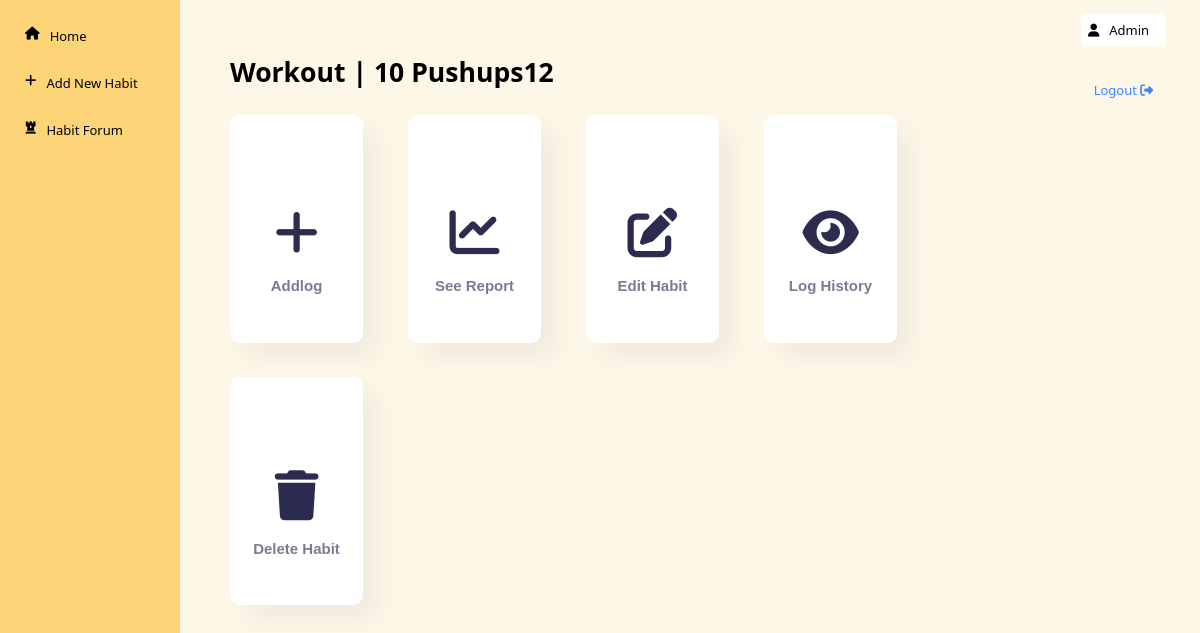
Screenshot of /user/all/1/ (signed in) with the database file from the repository.
### home_app/models.py (models this page shows, shortened)
class Habit(models.Model):
    title = models.CharField(max_length=100,null=False)
    author = models.ForeignKey(Profile, on_delete=models.CASCADE)
    goal = models.IntegerField(default=0,null=False)
    goal_unit = models.CharField(max_length=70,null=False)

### home_app/views.py (the view)
# urls.py: path('all/<int:id>/',views.all_func,name='func'),
def all_func(request,id):
    profile = Profile.objects.get(user=request.user)
    habits = Habit.objects.filter(pk=id)
    coins = Profile.objects.get(user=request.user)
    for habit in habits:
        title = habit
        pass
    context = {'habits':habits,'title':title,'coins':coins}
    return render(request,'home_app/all_func.html',context)

### home_app/templates/home_app/all_func.html (shortened to what this page needs)
{% extends 'home_app/base.html' %}
{% block header %} {{title.title}} | {{title.goal}} {{title.goal_unit}} {% endblock %}
{% block section %}
{% for habit in habits %}
<div class="tile">
    <a href="{% url 'add_log' habit.id %}">
    <label>
        <i class="fas fa-solid fa-plus"></i>
      <h6>Addlog</h6>
    </label>
    </a>
  </div>
  <div class="tile">
    <a href="{% url 'report' habit.id %}">
    <label>
        <i class="fas fa-solid fa-chart-line"></i>
      <h6>See Report</h6>
    </label>
    </a>
  </div>
  <div class="tile">
    <a href="{% url 'edit_habit' habit.id %}">
    <label>
        <i class="fas solid fa-pen-to-square"></i>
      <h6>Edit Habit</h6>
    </label>
    </a>
  </div>
  <div class="tile">
    <a href="{% url 'show_log' habit.id %}">
    <label>
        <i class="fas fa-solid fa-eye"></i>
      <h6>Log History</h6>
    </label>
    </a>
  </div>
  <div class="tile">
    <a href="{% url 'delete_habit' habit.id %}">
    <label>
        <i class="fas fa-solid fa-trash"></i>
      <h6>Delete Habit</h6>
    </label>
    </a>
  </div>
  {% endfor %}
{% endblock %}

### home_app/templates/home_app/base.html (shortened to what this page needs)
<!DOCTYPE html>
{% load static %}
<html lang="en">
  <head>
    {% block style %}
    <link
      rel="stylesheet"
      href="https://cdnjs.cloudflare.com/ajax/libs/font-awesome/6.3.0/css/all.min.css"
    />
    <link rel="stylesheet" href="{% static 'home_app/css/style.css' %}" />
    {% endblock %}
  </head>
  <body>
    <div class="container">
      <nav class="sidebar">
        <ul class="sidebar-can">
          <li>
            {% block home %}
            <a class="sidebar-item home" href="{% url 'home' %}"
              ><i class="fa-solid fa-house"></i>home</a
            >
            {% endblock %}
          </li>
          <li>
            {% block second %}
            <a class="sidebar-item explore" href="{% url 'addhabit' %}"
              ><i class="fa-solid fa-plus"></i>Add New Habit</a
            >{% endblock %}
          </li>
          <li>
            {% block forum %}
            <a class="sidebar-item web usage" href="{% url 'forum_home' %}"
              ><i class="fa-solid fa-chess-rook"></i>Habit Forum</a
            >
            {% endblock %}
          </li>
        </ul>
      </nav>
      <div class="habit-section">
        <div class="my-habits">
          <h5 >{% block header %} My Habits {% endblock %}</h5>
        </div>
        <div class="name-area">
          <div class="user-name">
            <i class="fa-solid fa-user"></i>
            <p>{{request.user|title}}</p>
          </div>
           <a class="manage-habit" href="{% url 'logout' %}">Logout <i class="fa-solid fa-right-from-bracket"></i></a>
        </div>
        <section class="habit-list">
          {% block section %}{% endblock %}
          </section>
      </div>
    </div>
  </body>
</html>

### home_app/static/home_app/css/style.css (style rules this page uses)
* { margin: 0; padding: 0; box-sizing: border-box; }
a { outline: none; }
body { font-size: 62.5%; font-family: system-ui, -apple-system, BlinkMacSystemFont, 'Segoe UI', Roboto, Oxygen, Ubuntu, Cantarell, 'Open Sans', 'Helvetica Neue', sans-serif; }
.container { display: grid; grid-template-columns: 15vw 85vw; grid-template-rows: 100vh; font-size: 13px; }
.sidebar { background-color: #fdd478; }
.sidebar-can { padding: 10px; text-align: center; }
.sidebar-item { border-radius: 5px; display: inline-block; width: 100%; padding: 12px 15px; text-decoration: none; margin: 5px 0; text-transform: capitalize; font-weight: 500; color: #000; display: flex; gap: 10px; }
a:is(:link, :active, :visited).active { color: #000; background-color: #fcf7e7; }
.habit-list { display: grid; grid-template-columns: repeat(4,1fr); grid-template-rows:repeat(2,1fr); gap: 45px; align-items: center; justify-items: center; padding:0 150px 200px 50px; }
.tile { position: relative; height: 105%; width: 100%; background-color: #fff; border-radius: 10px; cursor: pointer; border: 3px solid transparent; outline: none; box-shadow: 15px 15px 25px rgba(2,28,53,0.05); position:relative; outline: none; }
label { display: flex; flex-direction: column; align-items: center; justify-content: center; gap: 20px; height: 80%; width: 100%; position: absolute; bottom: 0; cursor: pointer; }
label .fas { font-size:50px; color: #2c2c51; }
label h6 { font-family: "Poppins",sans-serif; font-size: 15px; font-weight: bolder; color: #7b7b93; }
.my-habits { align-self: self-end; padding: 0 0 30px 50px; font-size: 32px; font-weight: lighter; text-transform: capitalize; }
.name-area { display:grid ; grid-template-columns: 1fr; grid-template-rows: 1fr 1fr; justify-items: center; align-items: center; font-size: 13px; }
.user-name { display: flex; gap:10px ; background-color: #fff; align-items: center; padding: 7px; border-radius: 5px; }
.manage-habit { font-size: 13px; font-weight: 500; text-decoration: none; text-transform: capitalize; color: #3c87ff; }
.habit-section { background-color: #fcf7e7; display: grid; grid-template-columns: 85% 15%; grid-template-rows: 15% 85%; }

### rows the page displays
Habit: title "Workout", goal "10", goal_unit "Pushups12"

### other values shown
{{ request.user|title }} "Admin"
